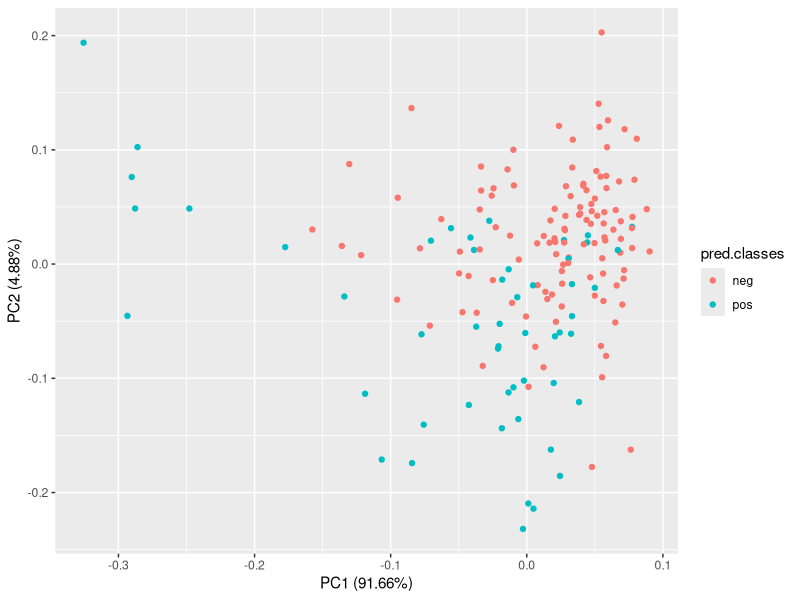
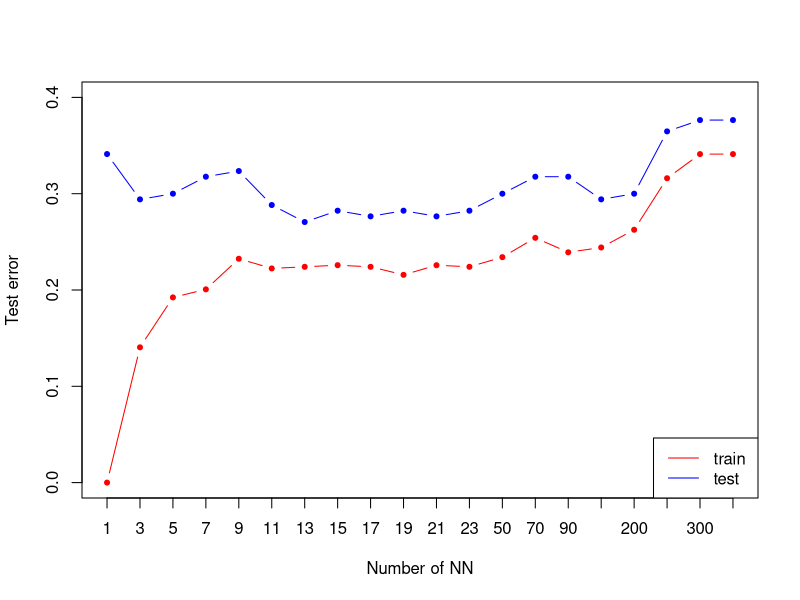
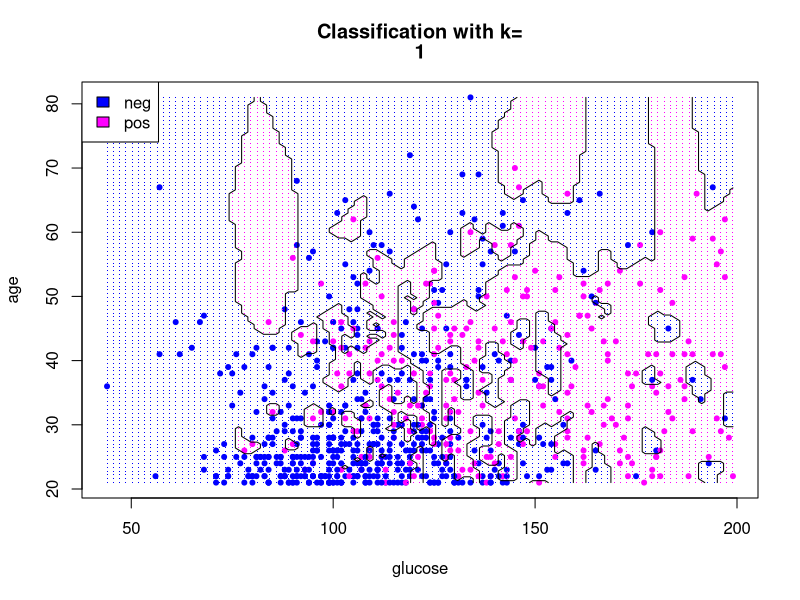
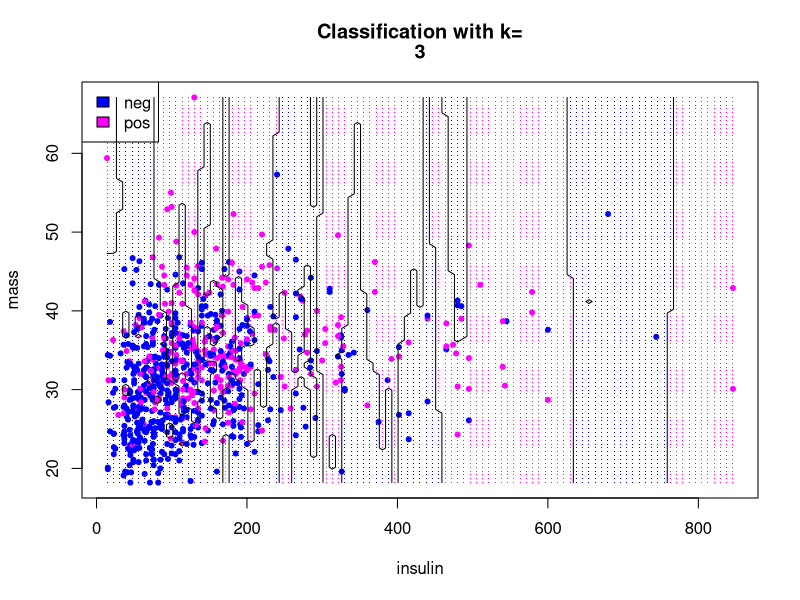
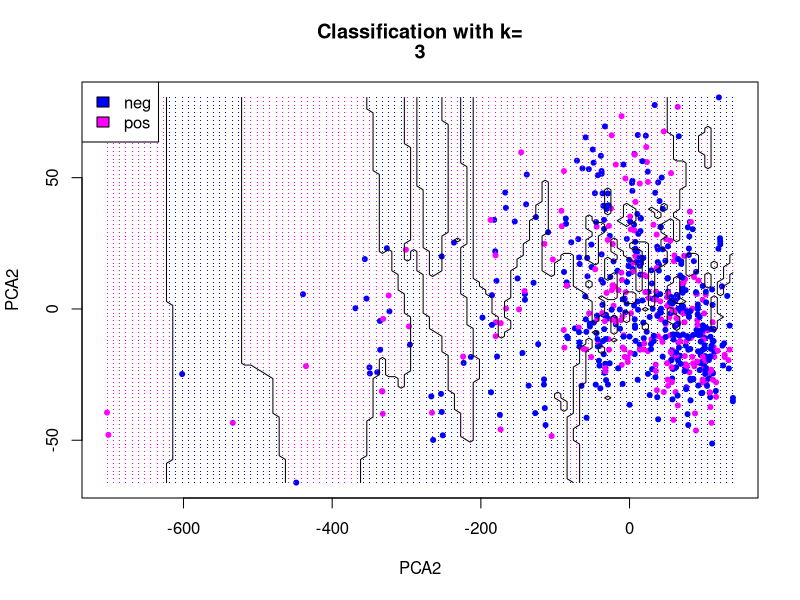
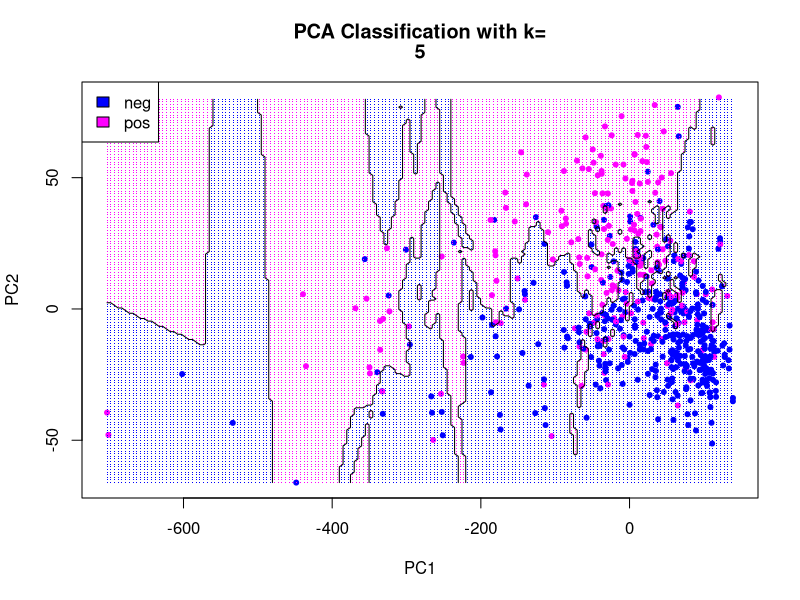
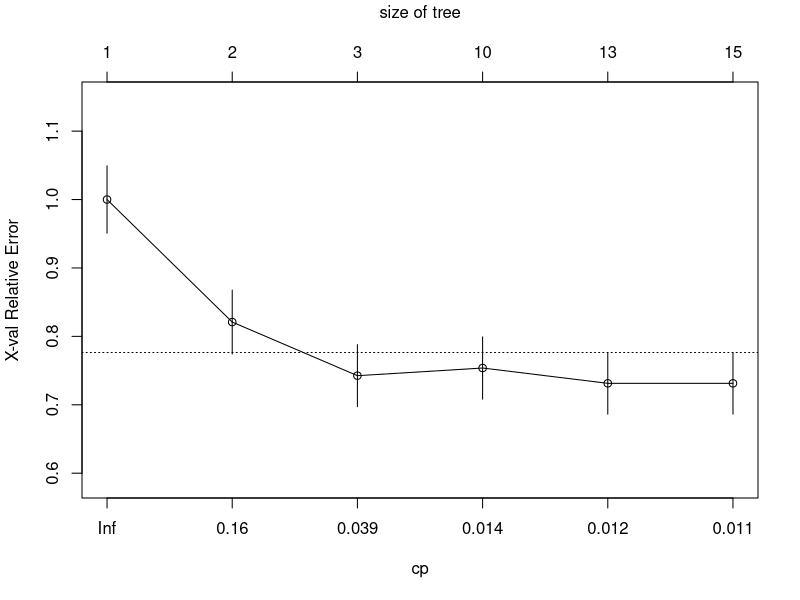
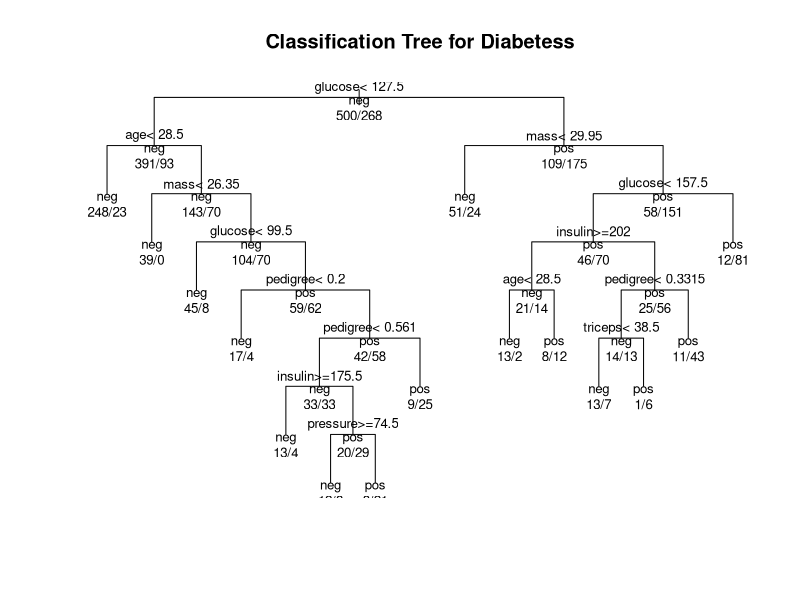

The R source for these figures, in order:
## ---- chunk 1
library("mlbench")
library("caTools")
library("class")
library(mice)
library("rpart")

utils::data("PimaIndiansDiabetes2")
data <- PimaIndiansDiabetes2

set.seed(101) 

init = mice(data, maxit=0) 
meth = init$method
predM = init$predictorMatrix
imputed = mice(data, method=meth, predictorMatrix=predM, m=5)
data <- complete(imputed)


sample <- sample.split(data, SplitRatio = 0.8)
train <- subset(data, sample == TRUE)
test  <- subset(data, sample == FALSE)

## ---- chunk 2
trainDf <- train[, -9]
testDf <- test[,-9]

#NA2mean <- function(x) replace(x, is.na(x), mean(x, na.rm = TRUE))
#trainDf <- replace(trainDf, TRUE, lapply(trainDf, NA2mean))
#testDf <- replace(testDf, TRUE, lapply(testDf, NA2mean))

pred.classes <- knn(trainDf, testDf, train$diabetes, k=3)
testDf <- cbind(testDf,pred.classes)

print(pred.classes)
## ---- chunk 3
pca <- prcomp (trainDf)
str(testDf)
library(ggfortify)
autoplot(prcomp(testDf[,-9]), data = testDf, colour = 'pred.classes')
## ---- chunk 4
ks <- c(1,3,5,7,9,11,13,15,17,19,21,23,50,70, 90, 150, 200,250,300,350)
# nearest neighbours to try
nks <- length(ks)
misclass.train <- numeric(length=nks)
misclass.test <- numeric(length=nks)
for (i in seq(along=ks)) {
  mod.train <- knn(trainDf,trainDf,k=ks[i],cl=train$diabetes)
  mod.test <- knn(trainDf, testDf[,-9],k= ks[i],cl= train$diabetes)
  misclass.train[i] <- 1 - sum(mod.train==train$diabetes)/nrow(trainDf)
  misclass.test[i] <- 1 - sum(mod.test==test$diabetes)/nrow(testDf)
}

misclass.test
# Figure 2.4
plot(misclass.train,xlab="Number of NN",ylab="Test error",type="n",xaxt="n", ylim=c(0.0, 0.4))
axis(1, 1:length(ks), as.character(ks))
lines(misclass.test,type="b",col='blue',pch=20)
lines(misclass.train,type="b",col='red',pch=20)
legend("bottomright",lty=1,col=c("red","blue"),legend = c("train ", "test "))
## ---- chunk 5
col1<-c('blue', 'magenta')
plot.knn <- function(k, indexA, indexB) {
  grid.A <- seq(min(data[,indexA]), max(data[,indexA]), (max(data[,indexA]) - min(data[,indexA])) / 100)
  grid.B <- seq(min(data[,indexB]), max(data[,indexB]), (max(data[,indexB]) - min(data[,indexB])) / 100)
  grid <- expand.grid(grid.A,grid.B)
  colnames(grid) <- colnames(trainDf[, c(indexA, indexB)])
  predicted.classes <- knn(trainDf[, c(indexA, indexB)], grid, train$diabetes, k=k)
  plot(data[, indexA], data[ ,indexB], pch=20, col=col1[as.numeric(data$diabetes)], xlab=colnames(data)[indexA],     ylab=colnames(data)[indexB])
  points(grid[, 1], grid[,2], pch='.', col=col1[as.numeric(predicted.classes)])  # draw grid
  legend("topleft", legend=levels(data$diabetes),fill =col1)
  title(c("Classification with k=", k))
  predicted.matrix <- matrix(as.numeric(predicted.classes), length(grid.A), length(grid.B))
  print(predicted.classes)
  contour(grid.A, grid.B, predicted.matrix, levels=c(1.5), drawlabels=FALSE,add=TRUE)
  }

plot.knn(1,2,8)
plot.knn(3,5,6)
## ---- chunk 6
Boundaris <- function(kn){
  
  PCA1 <- pca$x[,1]
  PCA2 <- pca$x[,2]
  
  grid.A <- seq(min(PCA1), max(PCA1), (max(PCA1) - min(PCA1)) / 100)
  grid.B <- seq(min(PCA2), max(PCA2), (max(PCA2) - min(PCA2)) / 100)
  
  grid <- expand.grid(grid.A,grid.B)
  colnames(grid) <- colnames(c("PCA1","PCA2"))
  
  predicted.classes <- knn(pca$x[, c(1, 2)], grid, train$diabetes, k=kn)
  
  plot(PCA1, PCA2, pch=20, col=col1[as.numeric(data$diabetes)], xlab="PCA2",    ylab="PCA2")
  points(grid[, 1], grid[,2], pch='.', col=col1[as.numeric(predicted.classes)])  # draw grid
  legend("topleft", legend=levels(data$diabetes),fill =col1)
  title(c("Classification with k=", kn))
  
  predicted.matrix <- matrix(as.numeric(predicted.classes), length(grid.A), length(grid.B))
  contour(grid.A, grid.B, predicted.matrix, levels=c(1.5), drawlabels=FALSE,add=TRUE)
  }
  
Boundaris(3)
## ---- chunk 7
pca.values <- pca$x

plot.knn <- function(kneighbours){
  grid.PC1 <- seq(min(pca.values[,1]), max(pca.values[,1]), 5)
  grid.PC2 <- seq(min(pca.values[,2]), max(pca.values[,2]), 1)
  grid <- expand.grid(grid.PC1,grid.PC2)
  colnames(grid) <- c('PC1','PC2')
  predicted.classes <- knn(pca.values[,c(1,2)], grid, train$diabetes, k=kneighbours)
  plot(pca.values[,1], pca.values[,2], pch=20, col=col1[as.numeric(train$diabetes)], xlab='PC1', ylab='PC2')
  points(grid$PC1, grid$PC2, pch='.', col=col1[as.numeric(predicted.classes)])  # draw grid
  legend("topleft", legend=levels(data$diabetes),fill =col1)
  title(c("PCA Classification with k=", kneighbours))
  
  predicted.matrix <- matrix(as.numeric(predicted.classes), length(grid.PC1), length(grid.PC2))
  contour(grid.PC1, grid.PC2, predicted.matrix, levels=c(1.5), drawlabels=FALSE,add=TRUE)
}

plot.knn(5)



## ---- chunk 8
glm <- glm(diabetes~.,family=binomial(logit),data=data)
## ---- chunk 9
model1 <- rpart(diabetes ~., data = data, method = "class")
str(model1)
# Plot the trees
printcp(model1) # display the results
plotcp(model1) # visualize cross-validation results
summary(model1) # detailed summary of splits
predicted.classes <- predict(model1, testDf, type = "class")
print(1 - mean(predicted.classes == test$diabetes))
# plot tree
plot(model1, uniform=TRUE,
   main="Classification Tree for Diabetess")
text(model1, use.n=TRUE, all=TRUE, cex=.8)
bestcp <- model1$cptable[which.min(model1$cptable[,"xerror"]),"CP"]
model1.pruned <- prune(model1, cp = bestcp)
conf.matrix <- table(data$diabetes, predict(model1.pruned,type="class"))
rownames(conf.matrix) <- paste("Actual", rownames(conf.matrix), sep = ":")
colnames(conf.matrix) <- paste("Pred", colnames(conf.matrix), sep = ":")
print(conf.matrix)
## ---- chunk 10
possible_bucket_sizes <- seq(1, 300, 10)
nks <- length(possible_bucket_sizes)
accuracy.train <- numeric(length=nks)
accuracy.test <- numeric(length=nks)
precision.train <- numeric(length=nks)
precision.test <- numeric(length=nks)
recall.train <- numeric(length=nks)
recall.test <- numeric(length=nks)
for(i in seq(1:length(possible_bucket_sizes))){
  cart_model <- rpart(diabetes ~., data = train, method = "class",control = rpart.control(minbucket = possible_bucket_sizes[i]))
  predicted.classes.test <- predict(cart_model, testDf, type = "class")
  predicted.classes.train <- predict(cart_model, trainDf, type = "class")
    confussionMatrixTrain = table(predicted.classes.train, train$diabetes)
    accuracy.train[i] <- mean(predicted.classes.train == train$diabetes)
    precision.train[i] = confussionMatrixTrain[1,1]/sum(confussionMatrixTrain[,1])
    recall.train[i] = confussionMatrixTrain[1,1]/sum(confussionMatrixTrain[1,])
    confussionMatrixTest = table(predicted.classes.test, test$diabetes)
    accuracy.test[i] <- mean(predicted.classes.test == test$diabetes)
    precision.test[i] = confussionMatrixTest[1,1]/sum(confussionMatrixTest[,1])
    recall.test[i] = confussionMatrixTest[1,1]/sum(confussionMatrixTest[1,])
}

#Accuracy
plot(accuracy.train,xlab="Number of items in leafs",ylab="Test error",type="n",xaxt="n", ylim=c(0.5, 1),  main="Accuracy",)
axis(1, 1:length(ks), as.character(ks))
lines(accuracy.train,type="b",col='red',pch=20)
lines(accuracy.test,type="b",col='blue',pch=20)
legend("bottomright",lty=1,col=c("red","blue"),legend = c("train ", "test "))
#Precision
plot(precision.train,xlab="Number of items in leafs",ylab="Test error",type="n",xaxt="n", ylim=c(0.5, 1),  main="Precision",)
axis(1, 1:length(ks), as.character(ks))
lines(precision.train,type="b",col='red',pch=20)
lines(precision.test,type="b",col='blue',pch=20)
legend("bottomright",lty=1,col=c("red","blue"),legend = c("train ", "test "))
#Recall
plot(recall.train,xlab="Number of items in leafs",ylab="Test error",type="n",xaxt="n", ylim=c(0.5, 1),  main="Recall",)
axis(1, 1:length(ks), as.character(ks))
lines(recall.train,type="b",col='red',pch=20)
lines(recall.test,type="b",col='blue',pch=20)
legend("bottomright",lty=1,col=c("red","blue"),legend = c("train ", "test "))
## ---- chunk 11
plot.treeBoundaries.pca <- function(mb) {
  pca.values <- prcomp(trainDf)$x
  pca.df <- as.data.frame.matrix(pca.values[,c(1,2)])
  pca.df$diabetes <- train$diabetes
  
  grid.PC1 <- seq(min(pca.values[,1]), max(pca.values[,1]), 5)
  grid.PC2 <- seq(min(pca.values[,2]), max(pca.values[,2]), 1)
  grid <- expand.grid(grid.PC1,grid.PC2)
  colnames(grid) <- c('PC1','PC2')
    
  cart_model <- rpart(diabetes ~., data = pca.df, method = "class",control = rpart.control(minbucket = mb))
  predicted.classes <- predict(cart_model, grid, type = "class")
  
  
  plot(pca.values[,1], pca.values[,2], pch=20, col=col1[as.numeric(train$diabetes)], xlab='PC1', ylab='PC2')
  points(grid$PC1, grid$PC2, pch='.', col=col1[as.numeric(predicted.classes)])  # draw grid
  legend("topleft", legend=levels(data$diabetes),fill =col1)
  title(c("PCA Classification with mini bucket size =", mb))
  
  predicted.matrix <- matrix(as.numeric(predicted.classes), length(grid.PC1), length(grid.PC2))
  contour(grid.PC1, grid.PC2, predicted.matrix, levels=c(1.5), drawlabels=FALSE,add=TRUE)
}
plot.treeBoundaries.pca(100)

## ---- chunk 12

col1<-c('blue', 'magenta')
plot.cart <- function(indexA, indexB) {
  
  grid.A <- seq(min(data[,indexA]), max(data[,indexA]), (max(data[,indexA]) - min(data[,indexA])) / 100)
  grid.B <- seq(min(data[,indexB]), max(data[,indexB]), (max(data[,indexB]) - min(data[,indexB])) / 100)
  grid <- expand.grid(grid.A,grid.B)
  
  colnames(grid) <- colnames(trainDf[, c(indexA, indexB)])
  
  model1 <- rpart(diabetes ~., data = data[,c(indexA,indexB,9)], method = "class")

  

  predicted.classes <- predict(model1, grid, type = "class")
  
  
  plot(data[, indexA], data[ ,indexB], pch=20, col=col1[as.numeric(data$diabetes)], xlab=colnames(data)[indexA],     ylab=colnames(data)[indexB])
  points(grid[, 1], grid[,2], pch='.', col=col1[as.numeric(predicted.classes)])  # draw grid
  legend("topleft", legend=levels(data$diabetes),fill =col1)
  title("Decision Bounderies")
  predicted.matrix <- matrix(as.numeric(predicted.classes), length(grid.A), length(grid.B))
  print(predicted.classes)
  contour(grid.A, grid.B, predicted.matrix, levels=c(1.5), drawlabels=FALSE,add=TRUE)
  }

plot.cart(2,8)
## ---- chunk 13
  data.x<-data[,-9]
  
  ml<-lm(as.numeric(data$diabetes)~pregnant+glucose+pressure+triceps+insulin+mass+pedigree+age, data=data[,-9])
  summary(ml)
  ml<-lm(as.numeric(data$diabetes)~pregnant+glucose+ pressure+  insulin+mass+pedigree+age, data=data[,-9])
  summary(ml)
  ml<-lm(as.numeric(data$diabetes)~pregnant+glucose+ pressure+ mass+pedigree+age, data=data[,-9])
  summary(ml)
  ml<-lm(as.numeric(data$diabetes)~pregnant+glucose+ mass+pedigree+age, data=data[,-9])
  summary(ml)
  ml<-lm(as.numeric(data$diabetes)~pregnant+glucose+ mass+pedigree, data=data[,-9])
  summary(ml)
## ---- chunk 14
  f_col <- function(x){ if (x<1.5) 'blue' else 'magenta'}
  
  lsm <- function(regmod, data){
    val <- round(predict(regmod, data))
    pr.cl<-sapply(val,f_col)
  }
## ---- chunk 15

plot.lr <- function(indexA,indexB){
  grid.A <- seq(min(data[,indexA]), max(data[,indexA]), 1)
  grid.B <- seq(min(data[,indexB]), max(data[,indexB]), 1)
  grid <- expand.grid(grid.A,grid.B)
  colnames(grid) <- colnames(train[c(indexA,indexB)])
  
  ml<-lm(as.numeric(data$diabetes)~., data = data[,c(indexA,indexB)])

  predicted.classes <- lsm(ml,grid)
  pr.cl.val <- as.numeric(data.frame(predicted.classes)$predicted.classes)

  plot(data[, indexA], data[ ,indexB], pch=20, col=col1[as.numeric(data$diabetes)], xlab=colnames(data)[indexA],     ylab=colnames(data)[indexB])
  points(grid[,1], grid[,2], pch='.', col=predicted.classes)  # draw grid
  legend("topleft", legend=levels(data$diabetes),fill =col1)
  title(c("Classification with linear regression"))
  
  predicted.matrix <- matrix(pr.cl.val, length(grid.A), length(grid.B))
  contour(grid.A, grid.B, predicted.matrix, levels=c(1.5), drawlabels=FALSE,add=TRUE) # but it would be more reasonable draw a linear function
}

plot.lr(3,6)
## ---- chunk 16
plot.linear.pca <- function() {
  pca.values <- prcomp(trainDf)$x
  pca.df <- as.data.frame.matrix(pca.values[,c(1,2)])
  pca.df$diabetes <- train$diabetes
  
  grid.PC1 <- seq(min(pca.values[,1]), max(pca.values[,1]), 5)
  grid.PC2 <- seq(min(pca.values[,2]), max(pca.values[,2]), 1)
  grid <- expand.grid(grid.PC1,grid.PC2)
  colnames(grid) <- c('PC1','PC2')
    
  ml<-lm(as.numeric(train$diabetes)~., data = pca.df)

  predicted.classes <- lsm(ml,grid)

  pr.cl.val <- as.numeric(data.frame(predicted.classes)$predicted.classes)
  plot(pca.values[,1], pca.values[,2], pch=20, col=col1[as.numeric(train$diabetes)], xlab='PC1', ylab='PC2')

  points(grid$PC1, grid$PC2, pch='.', col=col1[as.numeric(predicted.classes)])  # draw grid
  legend("topleft", legend=levels(data$diabetes),fill =col1)
  title(c("PCA Classification with mini bucket size ="))
  
  predicted.matrix <- matrix(as.numeric(predicted.classes), length(grid.PC1), length(grid.PC2))
  contour(grid.PC1, grid.PC2, predicted.matrix, levels=c(1.5), drawlabels=FALSE,add=TRUE)
}

plot.linear.pca()
## ---- chunk 17
plot.linRegression.pca <- function() {
  pca.values <- prcomp(trainDf)$x
  pca.df <- as.data.frame.matrix(pca.values[,c(1,2)])
  pca.df$diabetes <- train$diabetes
  
  grid.PC1 <- seq(min(pca.values[,1]), max(pca.values[,1]), 5)
  grid.PC2 <- seq(min(pca.values[,2]), max(pca.values[,2]), 1)
  grid <- expand.grid(grid.PC1,grid.PC2)
  colnames(grid) <- c('PC1','PC2')
    
  glm3 <- lm(diabetes~.,data=pca.df)
  predicted.classes <- predict(glm3, grid, type = "response")
  predicted.classes <- lapply(predicted.classes, function(x) round(x) + 1)
  
  
  plot(pca.values[,1], pca.values[,2], pch=20, col=col1[as.numeric(train$diabetes)], xlab='PC1', ylab='PC2')
  points(grid$PC1, grid$PC2, pch='.', col=col1[as.numeric(predicted.classes)])  # draw grid
  legend("topleft", legend=levels(data$diabetes),fill =col1)
  title(c("PCA Classification of logistic regression"))
  
  predicted.matrix <- matrix(as.numeric(predicted.classes), length(grid.PC1), length(grid.PC2))
  contour(grid.PC1, grid.PC2, predicted.matrix, levels=c(1.5), drawlabels=FALSE,add=TRUE)
}
plot.linRegression.pca()
